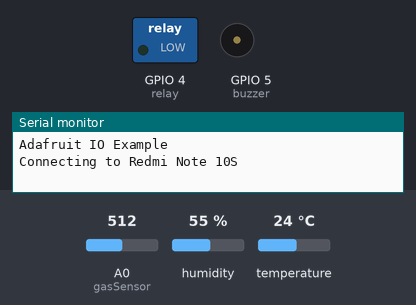
Simulated run of this sketch. Board: ESP8266 (NodeMCU). On the bench: switched loads named in the sketch (green lamp = pin HIGH), buzzer (waves = sounding, pin HIGH), the last lines printed to the serial monitor. The inputs (shaded band) are chosen by the test bench; at power-on: A0 (gasSensor) = 512, humidity 55 %, temperature 24 °C. WiFi joins after 1.5 s; servers stay silent unless stated; no MQTT or app messages arrive unless stated.

Above: at 0.1 s.
At 1.6 s:
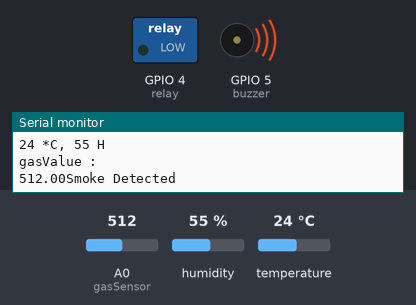
Timing chart, 0 to 3.1 s (numbered marks = the images above):
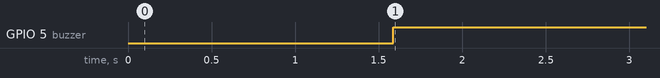

The sketch:

SmartKitchenCode.ino
```cpp
#include <SimpleDHT.h>                   // Data ---> D3 VCC ---> 3V3 GND ---> GND
#include <ESP8266WiFi.h>
#include "Adafruit_MQTT.h"
#include "Adafruit_MQTT_Client.h"

int gasSensor = A0; // smoke / gas sensor connected with analog pin A1 of the arduino / mega.
int data = 0;
int buzzer = 5; //D1
bool buzzerValue = LOW;
int relay = 4; //D2
bool relayValue = HIGH;
// WiFi parameters
#define WLAN_SSID       "Redmi Note 10S"
#define WLAN_PASS       "123456789m"
// Adafruit IO
#define AIO_SERVER      "io.adafruit.com"
#define AIO_SERVERPORT  1883
#define AIO_USERNAME    "manavbansal"
#define AIO_KEY         "aio_qtPY62cGk9SY5Sjj8cbgSGcPTuHp"
WiFiClient client;

// Setup the MQTT client class by passing in the WiFi client and MQTT server and login details.
Adafruit_MQTT_Client mqtt(&client, AIO_SERVER, AIO_SERVERPORT, AIO_USERNAME, AIO_KEY);
Adafruit_MQTT_Publish Temperature1 = Adafruit_MQTT_Publish(&mqtt, AIO_USERNAME "/feeds/Temperature");
Adafruit_MQTT_Publish Humidity1 = Adafruit_MQTT_Publish(&mqtt, AIO_USERNAME "/feeds/Humidity");
Adafruit_MQTT_Publish Buzzer = Adafruit_MQTT_Publish(&mqtt, AIO_USERNAME "/feeds/Buzzer");
Adafruit_MQTT_Publish GasValue = Adafruit_MQTT_Publish(&mqtt, AIO_USERNAME "/feeds/Gas Level");
Adafruit_MQTT_Publish Relay = Adafruit_MQTT_Publish(&mqtt, AIO_USERNAME "/feeds/Relay");
Adafruit_MQTT_Subscribe buzzerfeed = Adafruit_MQTT_Subscribe(&mqtt, AIO_USERNAME "/feeds/Buzzer");


/** The smtp port e.g.
 * 25  or esp_mail_smtp_port_25
 * 465 or esp_mail_smtp_port_465
 * 587 or esp_mail_smtp_port_587
 */
#define SMTP_PORT 465

/* The log in credentials */
//#define AUTHOR_EMAIL "testIOT20192023@gmail.com"
//#define AUTHOR_PASSWORD "hfpqxzwopobzanxi"
//#define RECEPIENT_MAIL = "shreya.aashi14@gmail.com"
int pinDHT11 = 0;

SimpleDHT11 dht11(pinDHT11);
byte hum = 0;  //Stores humidity value
byte temp = 0; //Stores temperature value
float gasValue = 0;
void setup() {
  Serial.begin(115200);
  Serial.println(F("Adafruit IO Example"));
  // Connect to WiFi access point.
  Serial.println(); Serial.println();
  delay(10);
  Serial.print(F("Connecting to "));
  Serial.println(WLAN_SSID);
  WiFi.begin(WLAN_SSID, WLAN_PASS);
  while (WiFi.status() != WL_CONNECTED) {
    delay(500);
    Serial.print(F("."));
  }


  Serial.println();
  Serial.println(F("WiFi connected"));
  Serial.println(F("IP address: "));
  Serial.println(WiFi.localIP());
  pinMode(buzzer,OUTPUT);
//  pinMode(gasValue, INPUT);
  pinMode(relay,OUTPUT);

  // connect to adafruit io
  connect();


}

// connect to adafruit io via MQTT
void connect() {
  Serial.print(F("Connecting to Adafruit IO... "));
  int8_t ret;
  while ((ret = mqtt.connect()) != 0) {
    switch (ret) {
      case 1: Serial.println(F("Wrong protocol")); break;
      case 2: Serial.println(F("ID rejected")); break;
      case 3: Serial.println(F("Server unavail")); break;
      case 4: Serial.println(F("Bad user/pass")); break;
      case 5: Serial.println(F("Not authed")); break;
      case 6: Serial.println(F("Failed to subscribe")); break;
      default: Serial.println(F("Connection failed")); break;
    }

    if(ret >= 0)
      mqtt.disconnect();

    Serial.println(F("Retrying connection..."));
    delay(10000);
  }
  Serial.println(F("Adafruit IO Connected!"));
}

void loop() {
  // ping adafruit io a few times to make sure we remain connected
  if(! mqtt.ping(3)) {
    // reconnect to adafruit io
    if(! mqtt.connected())
      connect();
  }


  dht11.read(&temp, &hum, NULL);
  Serial.print((int)temp); Serial.print(" *C, ");
  Serial.print((int)hum); Serial.println(" H");

  gasValue = analogRead(gasSensor);
  Serial.println("gasValue : ");
  Serial.print(gasValue);


  if(gasValue>350){
    Serial.println("Smoke Detected");
    buzzerValue = HIGH;
    relayValue = LOW;
    digitalWrite(buzzer,buzzerValue);
    digitalWrite(relay,relayValue);
  }
  delay(3000);


   if (! Temperature1.publish(temp)) {                     //Publish to Adafruit
      Serial.println(F("Failed"));
    }
       if (! Humidity1.publish(hum)) {                     //Publish to Adafruit
      Serial.println(F("Failed"));
    }
    if(! GasValue.publish(gasValue)){
       Serial.println(F("Failed"));
    }

    if(! Buzzer.publish(buzzerValue)){
       Serial.println(F("Failed"));
    }
    if(! Relay.publish(relayValue)){
       Serial.println(F("Failed"));
    }
    else {
      Serial.println(F("Sent!"));
    }
}
```

Measured:
- by itself, GPIO 5 (buzzer): LOW → HIGH at 1.6 s
